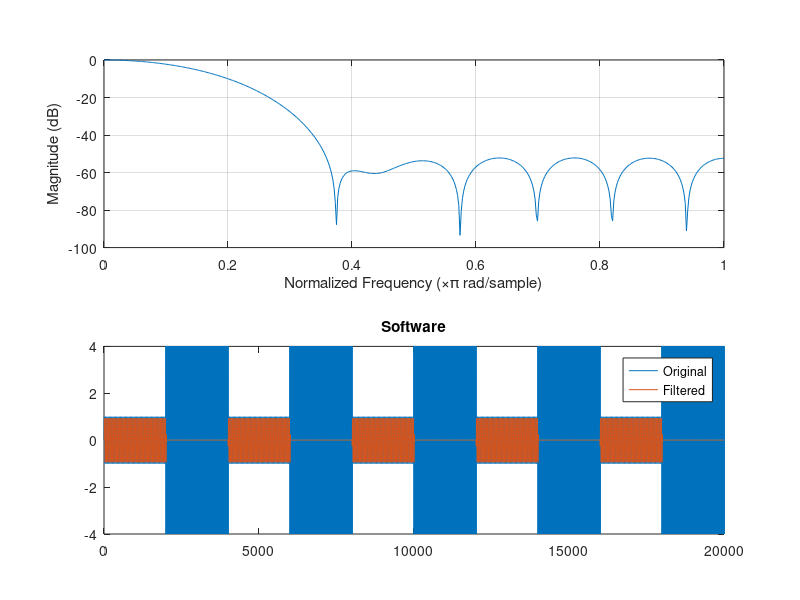

The MATLAB source for this figure: (Note: this script raises an error after producing the figure.)

% CSSE4010 - Digital System Design - Practical 5
% Supporting Matlab file for practical 5

% This Matlab script provides two-tone input signal and FIR filter
% coefficients and also defines parameters for Xilinx System Generator
% implementation of the FIR filter.


%clear all; close all; clc;
close all;
clc;

%create two tone input signal.

%A1,A2 are the amplitude of the signals
%f1,f2 are the frequency of the signals (Hz)
%fs  sampling frequency (Hz)
%duration in seconds
%cycle no of cycles
A1=1;
A2=4;
f1=200;
f2=2000;
fs=8000; 
dur=1/4;
cycle=5;

values=0:1/fs:(dur-1/fs);
sig1=A1*sin(2*pi* f1*values);
sig2=A2*sin(2*pi* f2*values);
sigtemp=[sig1';sig2']';
sig=[];

for i=1:cycle
    sig=[sig';sigtemp']';
end
sig=sig'; %sig is the input signal to the filter

%get filter coefficients
Wo=0.15; %normalized cut off frequency 0<W0<1;
taps=16; % order of the FIR filter
[b]=fir1(taps,Wo,'low'); %Low pass filter
freqz(b,1,512);% Plot filter responses with 512 fft points
filtered_signal_sw=filter(b(1:taps),1,sig); %filter the signal

%soundsc(sig,fs); %Play orginal
%soundsc(filtered_signal,fs); %Play filtered
% figure
plot(sig); hold on; plot(filtered_signal_sw); legend('Original','Filtered'); title('Software');
%%
% Parameters for the System Generator Design
LH=length(sig);
sig_in=zeros(LH,2);
sig_in(:,1)=1:LH;
sig_in(:,2)=sig; % This is the input signa to the System Generator Model

% Fixed-point word lengths for signal
W = 16;
D = 15;

% Fixed-point word lengths for filter coefficients
Wc = 16;
Dc = 14;

% After setting these up you can run the Simulink model with System
% Generator design and this will provide the filtered output. You can then
% compare the output with the software version above to verify the correct
% functionality and also to fine-tune the wordlengths

C = out.C.Data;

figure;
plot(sig); hold on; plot(C); legend('Original','Filtered'); title('Hardware');

%error_vect = [];
%for i = 1 : length(filtered_signal_sw)
%    error_vect(i) = ((sum(C(i) - filtered_signal_sw(i))^2) / sum((filtered_signal_sw(i))^2));
%end
%error_frac = log10(sum(C.^2) / sum(filtered_signal_sw.^2));

% numerator = (C - filtered_signal_sw).^2;
% denominator = (filtered_signal_sw).^2;
% num_sum = sum(numerator);
% den_sum = sum(denominator);

SER = 20 * log10(((sum(C - filtered_signal_sw))^2)/((sum(filtered_signal_sw))^2));

figure;
hold on;
plot(C);
plot(filtered_signal_sw);
title('Hardware vs software filtered');
legend('Hardware', 'Software');

%figure;
%plot(SER_vect);